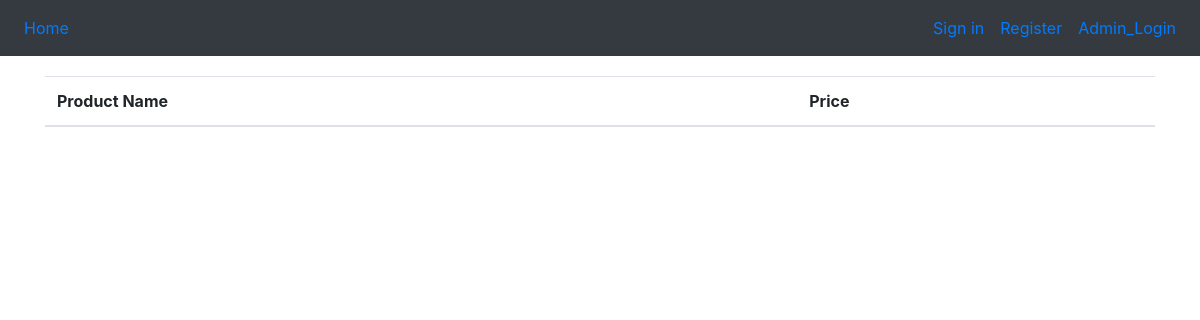
/shop_by_category?category=others, run on an earlier commit of the app's database.
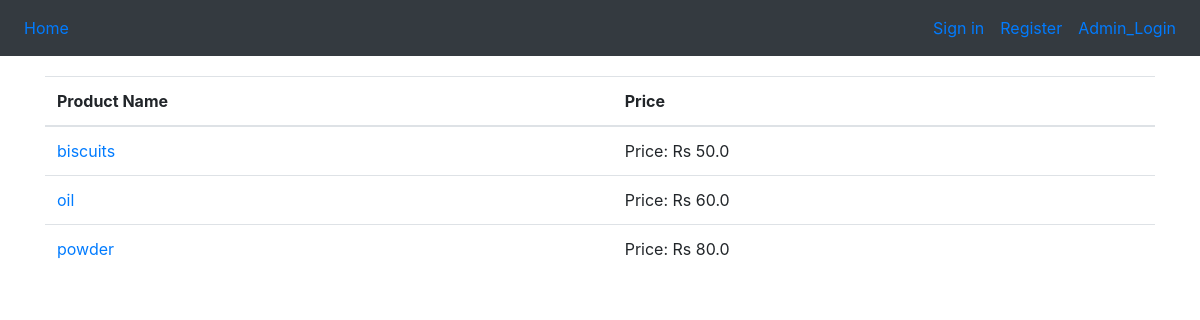
And on a later commit of the database.
### tables this page shows
CREATE TABLE "products" (
	"productId"	INTEGER,
	"name"	TEXT,
	"price"	REAL,
	"stock"	INTEGER,
	"categoryId"	INTEGER,
	PRIMARY KEY("productId" AUTOINCREMENT),
	FOREIGN KEY("categoryId") REFERENCES "categories"("categoryId")
);

### app.py (the view)
@app.route('/shop_by_category')
def category():
    loggedIn, first_name = getLogindetails()
    category = request.args.get('category')
    print(category)
    with sqlite3.connect('database.db') as conn:
        cur = conn.cursor()
        cur.execute("select products.*, categories.name from products, categories where products.categoryId=categories.categoryId and categories.name='{}'".format(category))
        products = cur.fetchall()
        print(products)
    return render_template('category.html', category = category,loggedIn=loggedIn, first_name=first_name, products=products)

### app.py (called while the page is built, shortened)
def getLogindetails():
    with sqlite3.connect('database.db') as data:
        connection = data.cursor()
        if 'email' not in session:
            loggedIn = False
            first_name = ""
    return (loggedIn, first_name)

### templates/category.html
{% extends "header.html" %}
{% block body %}
<div class="container" style="padding-top:20px;">
  <table class="table">
    <thead>
      <tr>
        <th>Product Name</th>
        <th>Price</th>
      </tr>
    </thead>
    <tbody>
      {% for product in products %}
      <tr>
        <td><a href="{{ url_for('product', product=product[1]) }}">{{ product[1] }}</a></td>
        <td>Price: Rs {{ product[2] }}</td>
      </tr>
      {% endfor %}
    </tbody>
  </table>
</div>
{% endblock %}

### templates/header.html (shortened to what this page needs)
<!DOCTYPE html>
<html lang="en">
<head>
        <link rel="stylesheet" href="https://maxcdn.bootstrapcdn.com/bootstrap/4.0.0-beta.2/css/bootstrap.min.css">
</head>
<body>
   <nav class="navbar navbar-expand-lg  bg-dark">
        <div class="collapse navbar-collapse" id="navbarTogglerDemo03">
         <ul class="navbar-nav mr-auto mt-2 mt-lg-0">
            <li class="nav-item active">
                <a class="nav-link" href={{url_for('root')}}>Home <span class="sr-only">(current)</span></a>
            </li>
        </ul>
       </div>
	{% if not loggedIn %}
	   <ul class="navbar-nav mt-2 mt-lg-0">
             <li class="nav-item" >
                <a class="nav-link" href={{url_for('loginform')}}>Sign in</a>
           </li>
           <li class="nav-item">
               <a class="nav-link" href={{url_for('register')}}>Register</a>
           </li>
           <li class="nav-item">
            <a class="nav-link" href={{url_for('admin_login')}}>Admin_Login</a>
        </li>
         </ul>
	{% endif %}
   </nav>
   {%block body%} {% endblock %}
</html>

What changed in the data, as far as the page shows it:
added products: name "biscuits", price "50.0"
added products: name "oil", price "60.0"
added products: name "powder", price "80.0"
